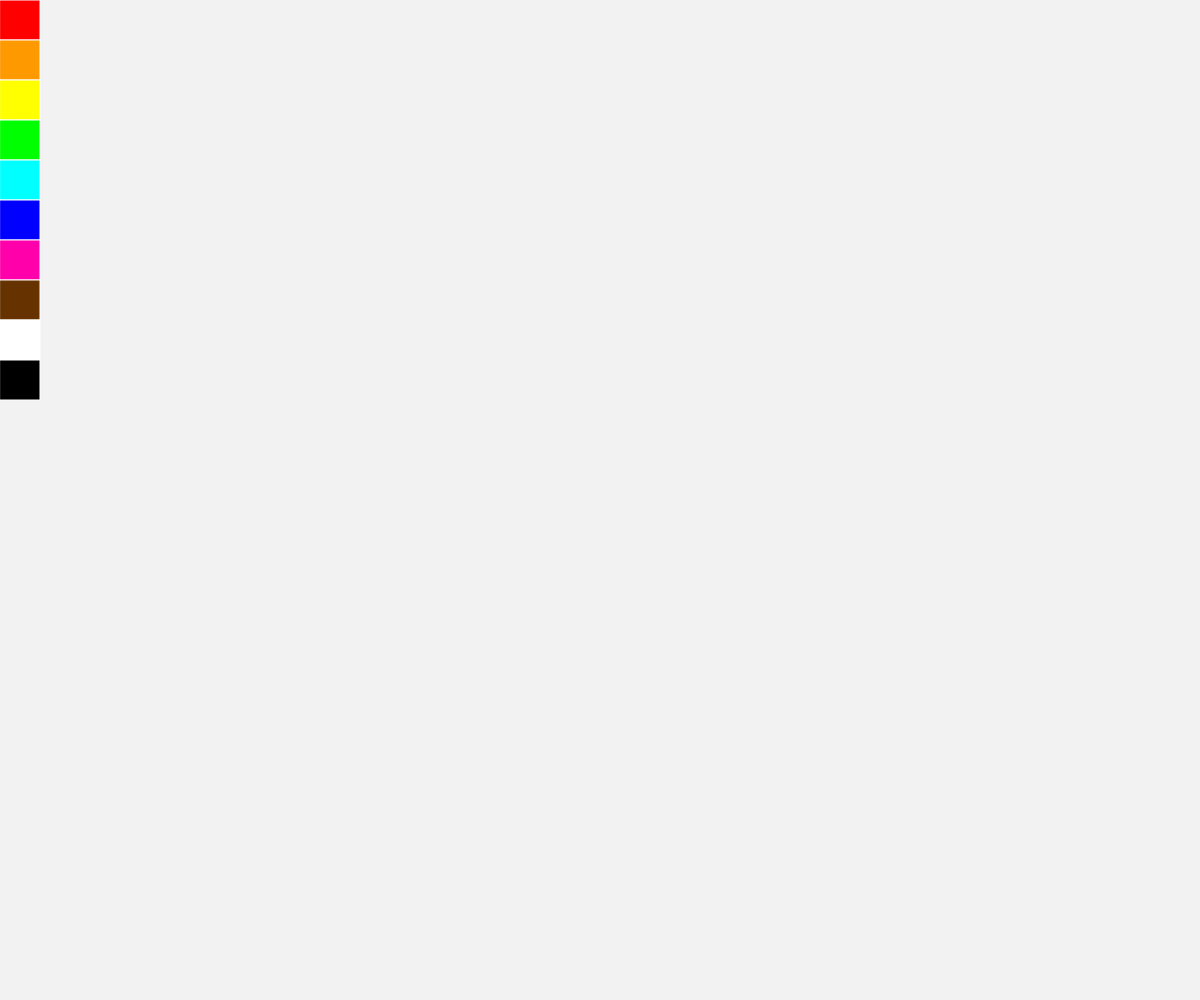
Frame 1 (no input)
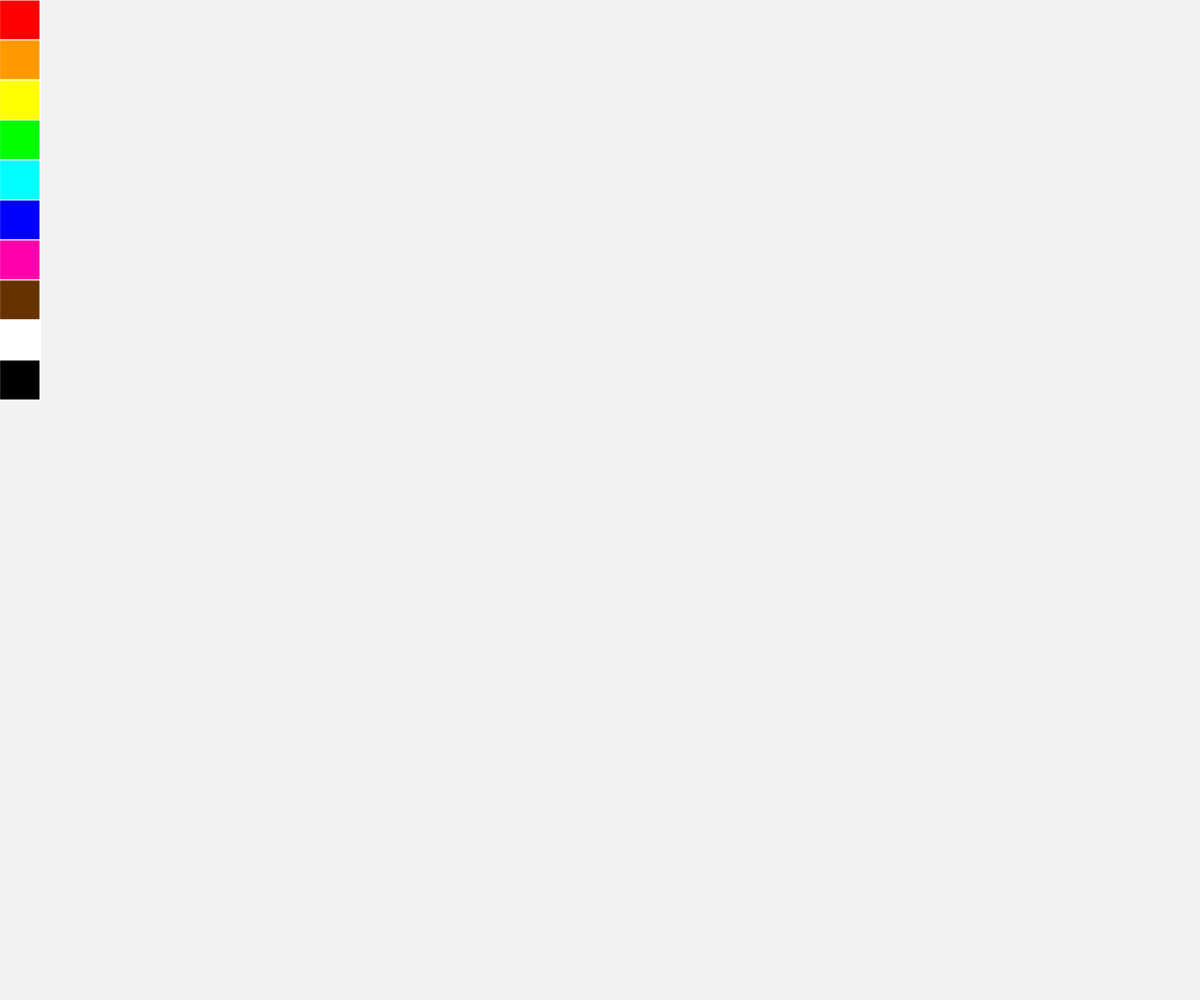
Frame 60 (no input)
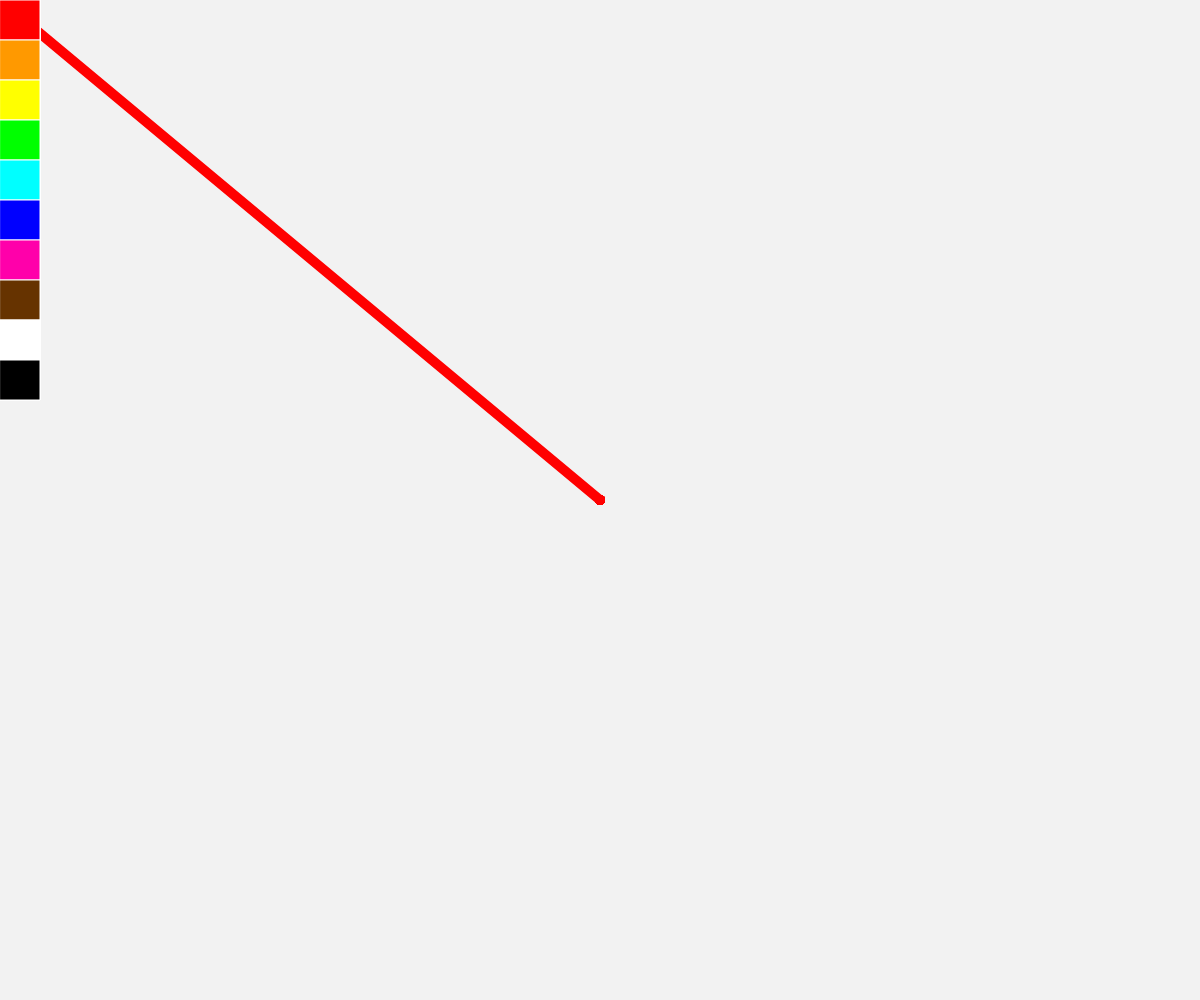
Frame 120 (the mouse pressed at the canvas centre since frame 60)

The p5.js sketch that drew these frames (run headless with seeded random() and noise() and a simulated clock; from frame 60 on, the mouse is pressed at the canvas centre):

// p5.js sketch
// ── sketch.js
let dragging = false;
let selected = -1;
let colors = [];

function setup() {
  createCanvas(windowWidth, windowHeight);
  colorMode(HSB);
  background(0,0,95);

  let red = color(0,100,100);
  let orange = color(36,100,100);
  let yellow = color(60,100,100);
  let green = color(120,100,100);
  let cyan = color(180,100,100);
  let blue = color(240,100,100);
  let purple = color(320,100,100);
  let brown = color(30,100,40);
  let white = color(0,0,100);
  let black = color(0,0,0);
  
  colors = [red,orange,yellow,green,cyan,blue,purple,brown,white,black];

  selected = colors[0];

}

function draw() {

  strokeWeight(1);
  stroke('white');
  
for(let i = 0; i <= 9; i++) {
  fill(colors[i]);
  square(0, i * 40 , 40);
}

  if(dragging) {
  strokeWeight(10);
  stroke(selected);
  line(pmouseX, pmouseY, mouseX, mouseY);
  }

}

function mousePressed() {
  dragging = true;
  for(let i = 0; i <= 9; i++) {
    if(mouseY >= i * 40 && mouseY < 40 * (i + 1) && mouseX < 40) {
       selected = (colors[i]);
       break;
    }
  }

}

function mouseReleased() {
  dragging = false;
}
